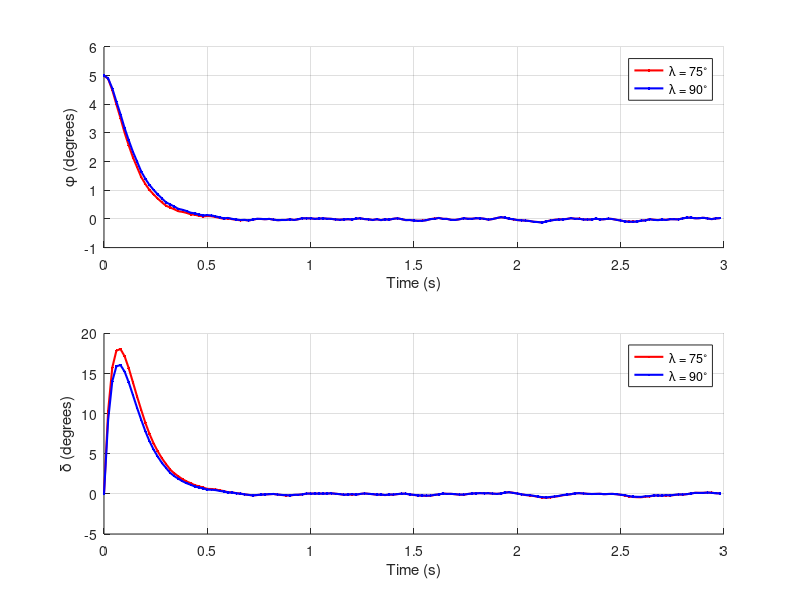
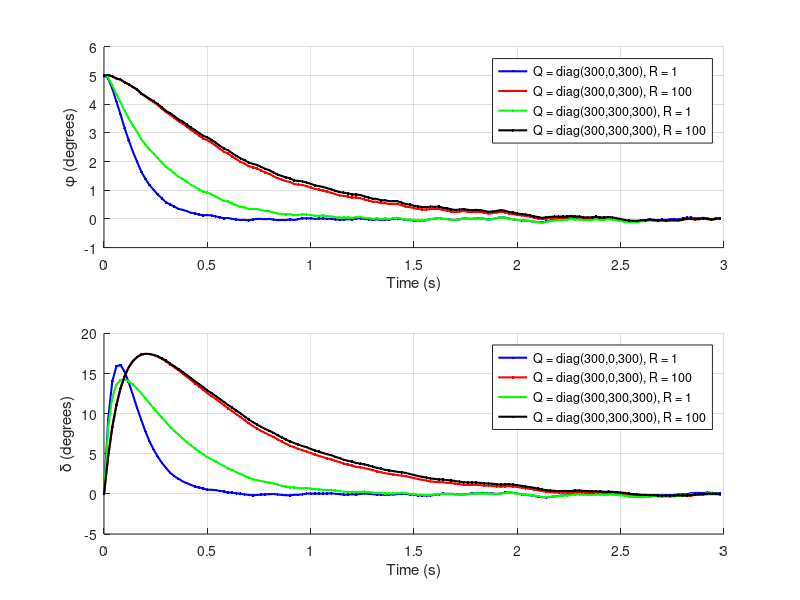

Reproduce these figures in MATLAB, in order.
clear all
close all
clc

y_theta_75 = load('lqr_output_75_cost=341.7198_normalQandR.mat');
y_theta_90 = load('lqr_output_90_cost=273.1727_normalQandR.mat');
y_theta_Q300 = load('lqr_output_90_cost=546.1975_Q300x3_andnormalR.mat');
y_theta_R100 = load('lqr_output_90_cost=5044.2769_normalQandR100.mat');
y_theta_QR = load('lqr_output_90_cost=5130.1350_Q300x3_andR100.mat');

fig1 = figure;

Ts = 0.020;
t = 0:Ts:3;


subplot(2,1,1)
hold on
plot(t(1:end-1), y_theta_75.y_theta(:,1), 'r.-', 'LineWidth', 1.5);
plot(t(1:end-1), y_theta_90.y_theta(:,1), 'b.-', 'LineWidth', 1.5);
xlabel('Time (s)');
ylabel('\phi (degrees)');
grid on
legend('\lambda = 75^\circ', '\lambda = 90^\circ');

subplot(2,1,2)
hold on
plot(t(1:end-1), y_theta_75.y_theta(:,2), 'r.-', 'LineWidth', 1.5);
plot(t(1:end-1), y_theta_90.y_theta(:,2), 'b.-', 'LineWidth', 1.5);
xlabel('Time (s)');
ylabel('\delta (degrees)');
grid on
legend('\lambda = 75^\circ', '\lambda = 90^\circ');
drawnow;

% exportgraphics(fig1, 'LQR_compare_models.pdf', 'ContentType', 'vector');
% print(fig1, '-dmeta', 'LQR_compare_models.emf');
% exportgraphics(fig1, 'LQR_compare_models.svg')
% set(fig1, 'Renderer', 'painters');
print(fig1, 'LQR_compare_models.svg', '-dsvg')

% %%%%%%%%%%%%%%%%%%%%%%%%%%%%%%%%%%%%%%%%%%%%%%%%%%%%%%%%%%%%%%%%%%%%%%%%%%%%

fig2 = figure;

subplot(2,1,1)
hold on
plot(t(1:end-1), y_theta_90.y_theta(:,1), 'b.-', 'LineWidth', 1.5);
plot(t(1:end-1), y_theta_R100.y_theta(:,1), 'r.-', 'LineWidth', 1.5);
plot(t(1:end-1), y_theta_Q300.y_theta(:,1), 'g.-', 'LineWidth', 1.5);
plot(t(1:end-1), y_theta_QR.y_theta(:,1), 'k.-', 'LineWidth', 1.5);
xlabel('Time (s)');
ylabel('\phi (degrees)');
grid on
legend(...
    'Q = diag(300,0,300), R = 1', ...
    'Q = diag(300,0,300), R = 100', ...
    'Q = diag(300,300,300), R = 1', ...
    'Q = diag(300,300,300), R = 100');

subplot(2,1,2)
hold on
plot(t(1:end-1), y_theta_90.y_theta(:,2), 'b.-', 'LineWidth', 1.5);
plot(t(1:end-1), y_theta_R100.y_theta(:,2), 'r.-', 'LineWidth', 1.5);
plot(t(1:end-1), y_theta_Q300.y_theta(:,2), 'g.-', 'LineWidth', 1.5);
plot(t(1:end-1), y_theta_QR.y_theta(:,2), 'k.-', 'LineWidth', 1.5);
xlabel('Time (s)');
ylabel('\delta (degrees)');
grid on
legend(...
    'Q = diag(300,0,300), R = 1', ...
    'Q = diag(300,0,300), R = 100', ...
    'Q = diag(300,300,300), R = 1', ...
    'Q = diag(300,300,300), R = 100');

% exportgraphics(fig2, 'LQR_compare_QR.pdf', 'ContentType', 'vector');
% print(gcf, '-dmeta', 'LQR_compare_QR.emf');
print(fig2, 'LQR_compare_QR.svg', '-dsvg')
